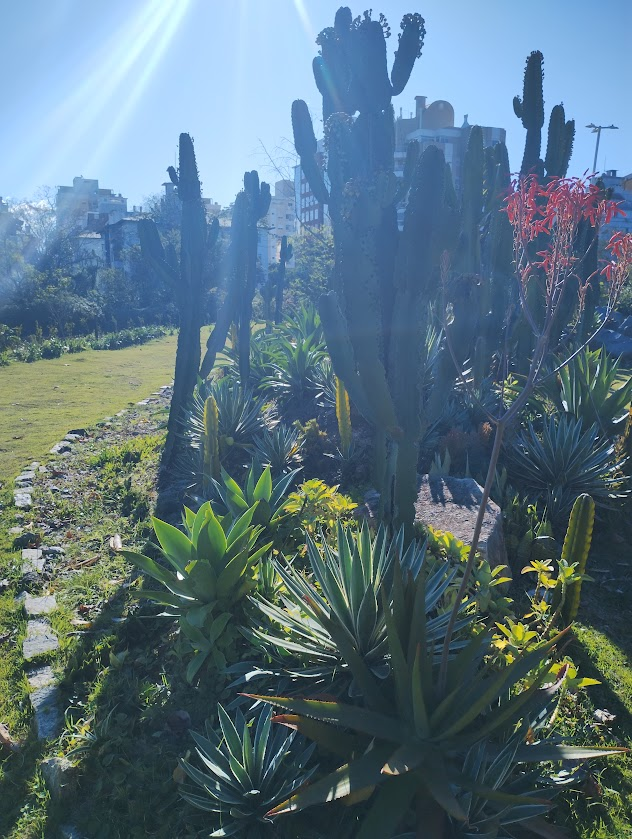
#> input picture Projeto 1/image-processing-package/cactos.jpg, 632 x 839 px, found by its file name
$ python teste_CLAHE.py
#> lines starting #> are read from the running program, lines starting #| are printed output that depends on the picture
### Projeto 1/image-processing-package/image_processing_clahe/algoritmo.py
# pip install opencv-python
# pip install matplotlib

import cv2
import matplotlib.pyplot as plt

# Carrega a imagem
def process_image(image_path):
    img = cv2.imread(image_path)
#> img is the input picture: shape (839, 632, 3); mean B, G, R 127.8, 114.6, 89.7

    # Verifica se a imagem foi carregada corretamente
    if img is None:
        raise ValueError(f"Não foi possível carregar a imagem do caminho: {image_path}")

    # Separa os canais de cor
    lab = cv2.cvtColor(img, cv2.COLOR_BGR2LAB)
#> lab: shape (839, 632, 3); mean of channels 0, 1, 2 117.5, 123.2, 118.1
    l, a, b = cv2.split(lab)
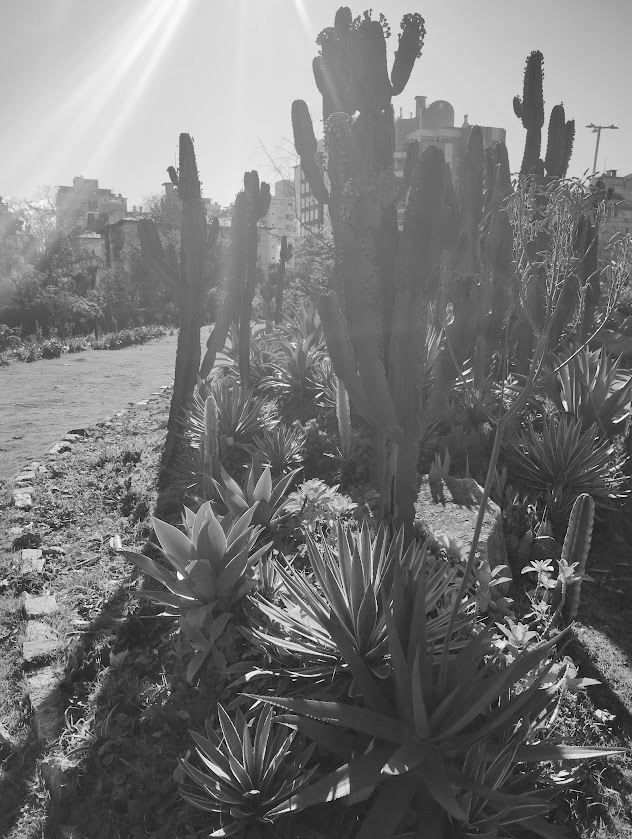
#> l: shape (839, 632); min 0, max 254, mean 117.5
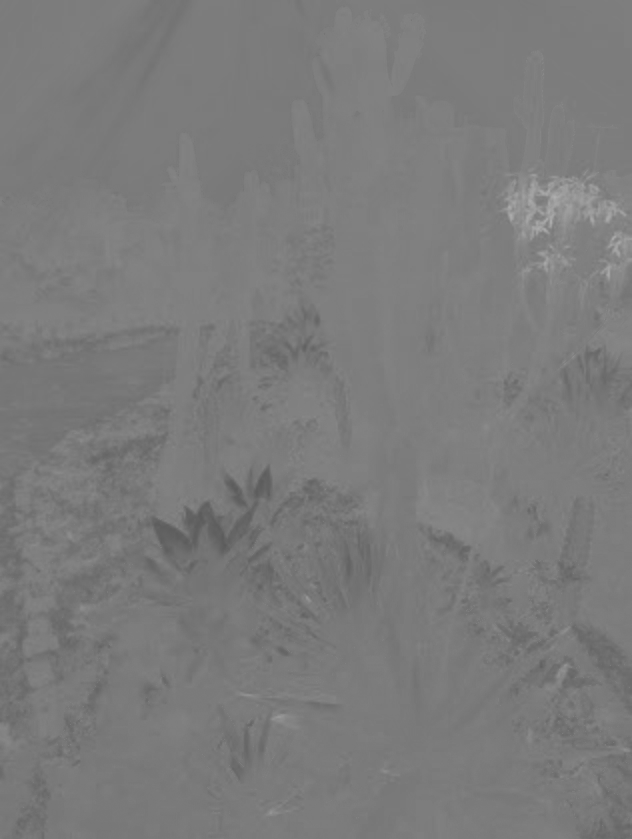
#> a: shape (839, 632); min 91, max 175, mean 123.2
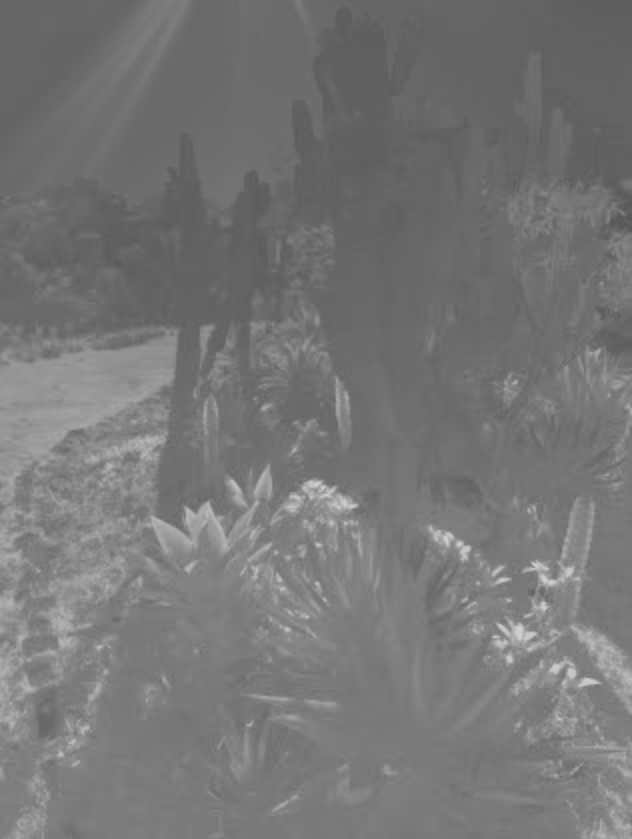
#> b: shape (839, 632); min 84, max 209, mean 118.1

    # Cria o objeto CLAHE
    clahe = cv2.createCLAHE(clipLimit=2.0, tileGridSize=(8, 8))
    clahe_l = clahe.apply(l)
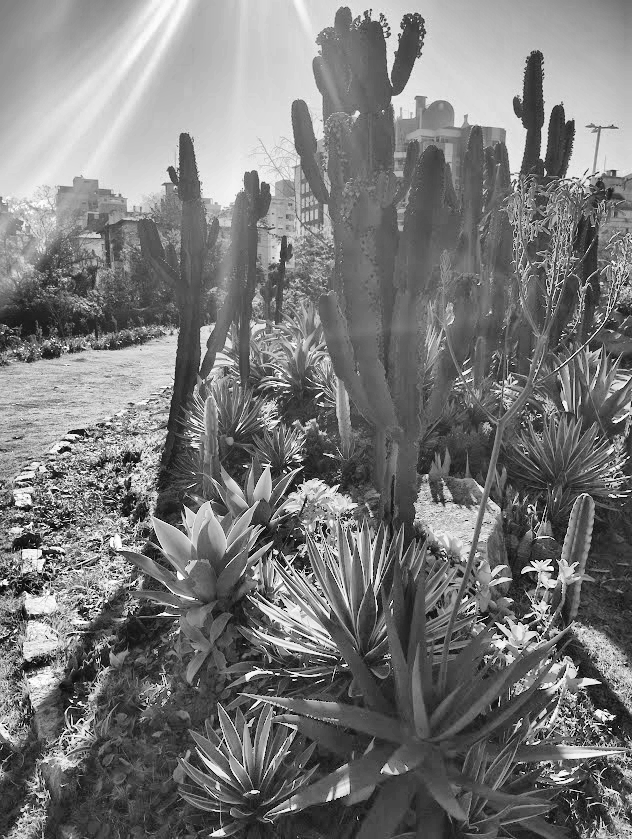
#> clahe_l: shape (839, 632); min 0, max 255, mean 120.5

    # Recombina os canais
    lab_clahe = cv2.merge((clahe_l, a, b))
#> lab_clahe: shape (839, 632, 3); mean of channels 0, 1, 2 120.5, 123.2, 118.1
    final_img = cv2.cvtColor(lab_clahe, cv2.COLOR_LAB2BGR)
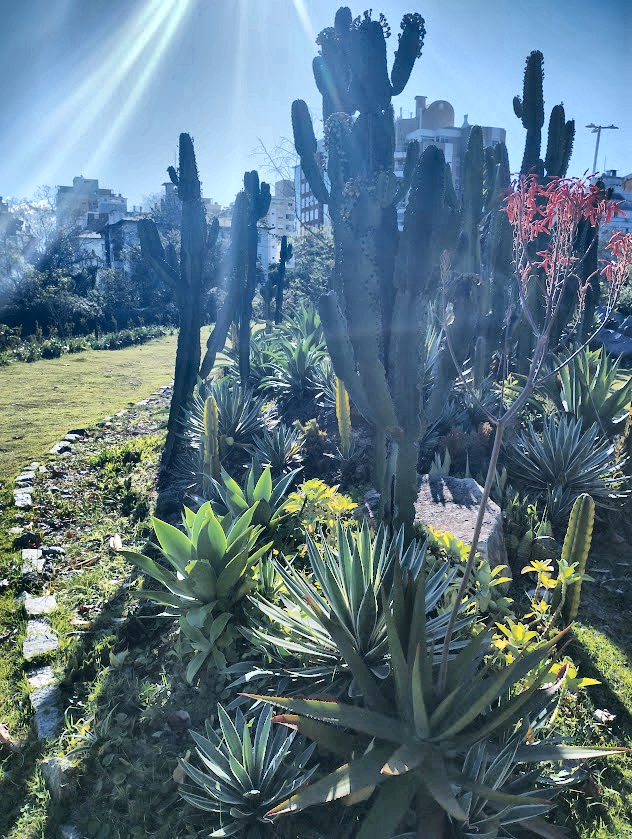
#> final_img: shape (839, 632, 3); mean B, G, R 130.5, 118, 92.5

    # Visualiza as imagens
    plt.figure(figsize=(15, 5))
    plt.subplot(1, 2, 1)
    plt.imshow(cv2.cvtColor(img, cv2.COLOR_BGR2RGB))
    plt.title('Imagem Original')

    plt.subplot(1, 2, 2)
    plt.imshow(cv2.cvtColor(final_img, cv2.COLOR_BGR2RGB))
    plt.title('Imagem com CLAHE')
    plt.show()
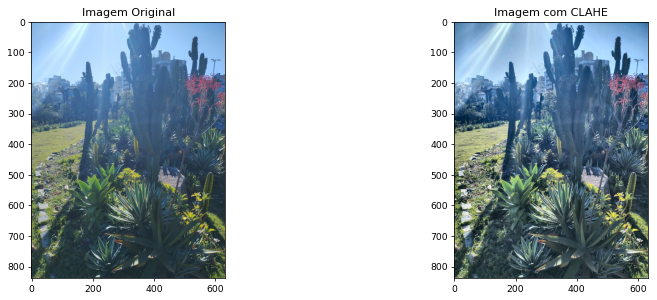
#> figure drawn by matplotlib, 2 panels

### Projeto 1/image-processing-package/teste_CLAHE.py
import sys
print(sys.path)

from image_processing_clahe.algoritmo import process_image

# Altere para o caminho da sua imagem ou forneça como argumento
if len(sys.argv) > 1:
    image_path = sys.argv[1]
else:
    image_path = 'C:\\Users\\lucenara.pereira\\Downloads\\Bootcamp_Engenharia_Dados\\2. Pacote_Python\\cactos.jpg'

# Chama a função para processar a imagem
process_image(image_path)
